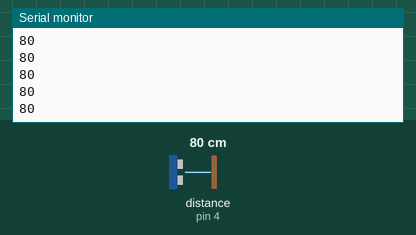
Bench run of a sketch on a simulated Arduino Uno, built with avr-gcc and run on an emulated ATmega328P. Parts: the last lines printed to the serial monitor. Wiring (inferred from the names in the program): ultrasonic range finder: trigger pin 2; echo pin 4. The test bench sets the inputs (shaded band); at power-on: distance to the obstacle (sensor on pin 4) 80 cm. The echo pulse lasts 58.3 µs per cm.

Above: at 1.2 s.
1.3 s: distance to the obstacle (sensor on pin 4) set to 2 cm
At 1.8 s:
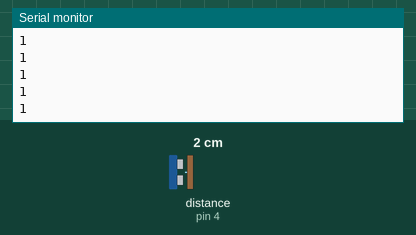
2.8 s: distance to the obstacle (sensor on pin 4) set to 4 cm
At 3.5 s:
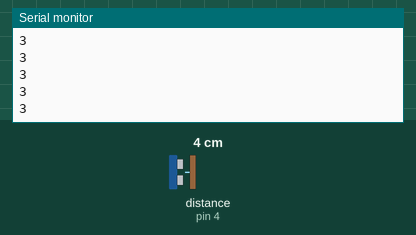
Timing chart, 0 to 5.8 s (numbered marks = the images above; inputs shaded):
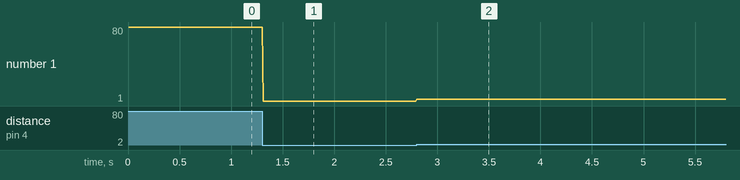

Measured:
- after the input at 1.3 s, the serial monitor: prints a new line at once (image 1)
- after the input at 2.8 s, the serial monitor: prints a new line at once (image 2)
- plotted number 1: 80 → 1 after the input at 1.3 s, 1 → 3 after the input at 2.8 s

The sketch:

UltraTest.ino
```cpp
int trigPin = 2;    //Trig 핀 할당
int echoPin = 4;    //Echo 핀 할당


void setup()
{
  pinMode(trigPin, OUTPUT);    //Trig 핀 output으로 세팅
  pinMode(echoPin, INPUT);    //Echo 핀 input으로 세팅
  Serial.begin(19200);
}

void loop()
{
    int duration, distance;    //기본 변수 선언

    //Trig 핀으로 10us의 pulse 발생
    digitalWrite(trigPin, LOW);        //Trig 핀 Low
    delayMicroseconds(2);            //2us 유지
    digitalWrite(trigPin, HIGH);    //Trig 핀 High
    delayMicroseconds(10);            //10us 유지
    digitalWrite(trigPin, LOW);        //Trig 핀 Low

    //Echo 핀으로 들어오는 펄스의 시간 측정
    duration = pulseIn(echoPin, HIGH);  //pulseIn함수가 호출되고 펄스가 입력될 때까지의 시간. us단위로 값을 리턴.

    distance = duration / 29 / 2;        //센치미터로 환산

    String a = String(distance);
    Serial.println(a);

    delay(10);


}
```
